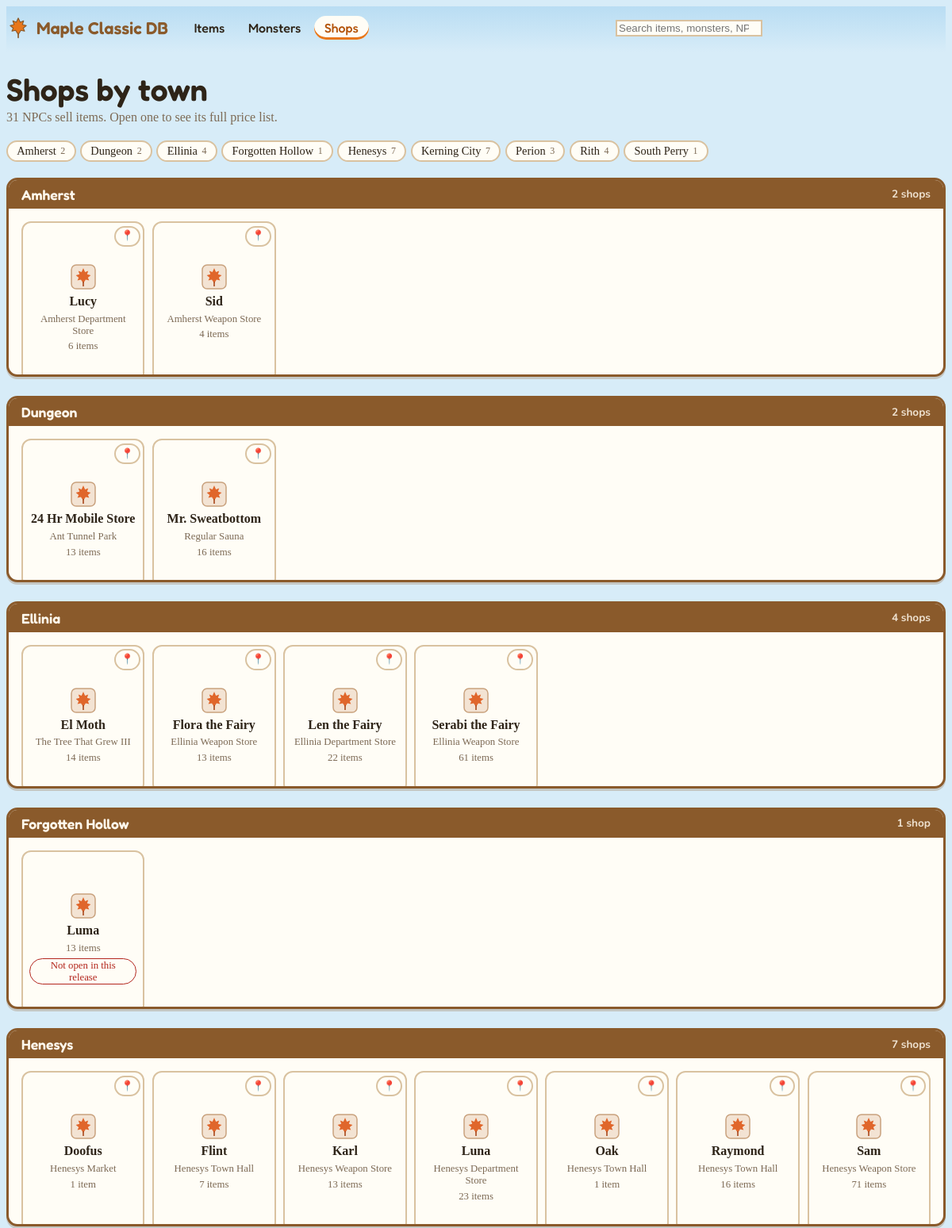
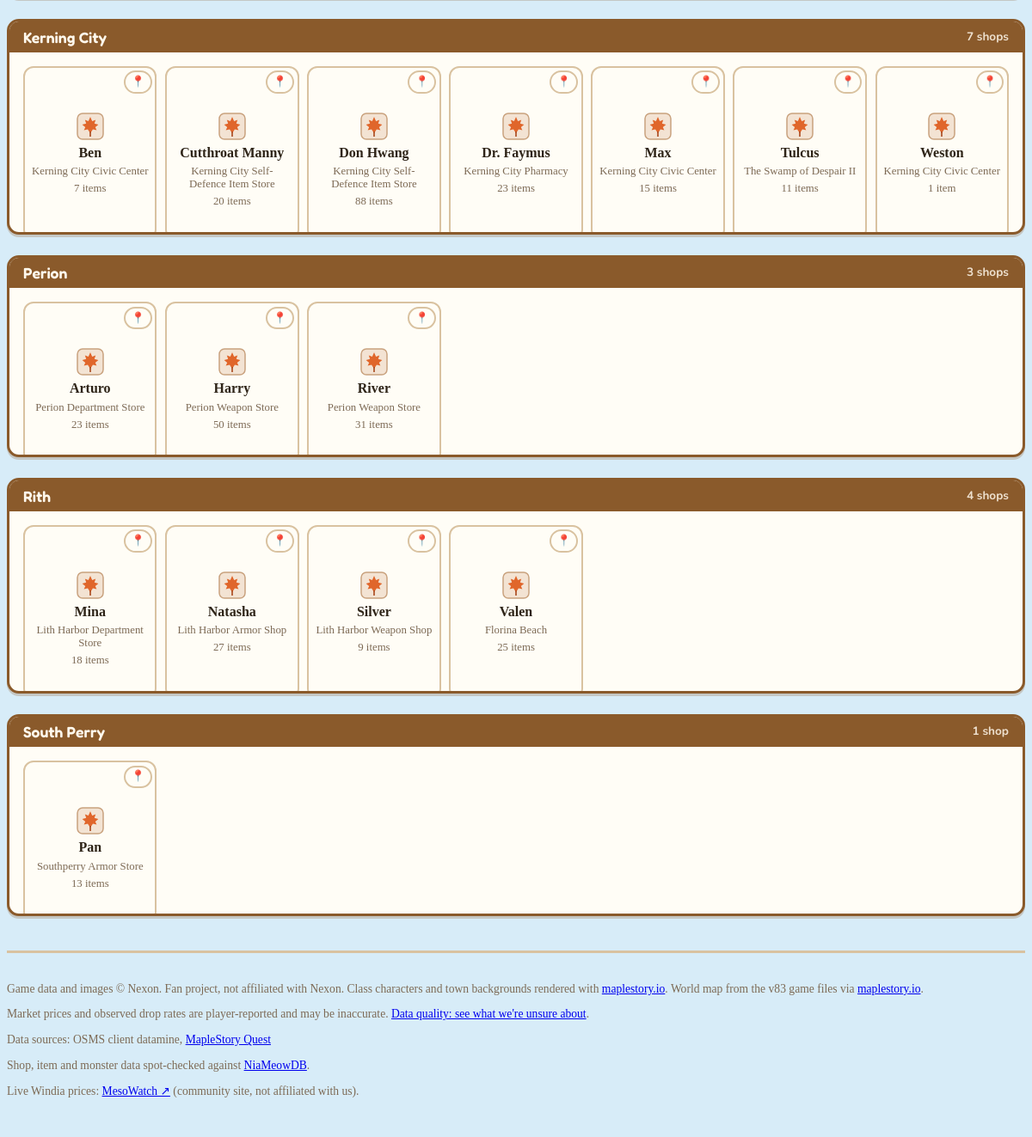
The page /shops on the database its author committed (2 pictures, top to bottom).
### app/models.py (models this page shows)
class Base(DeclarativeBase):
    """Parent class that all tables inherit from."""

class Npc(Base):
    __tablename__ = "npcs"
    id: Mapped[int] = mapped_column(primary_key=True, autoincrement=False)
    name: Mapped[str] = mapped_column(String(200), index=True)
    town: Mapped[Optional[str]] = mapped_column(String(100))
    map_name: Mapped[Optional[str]] = mapped_column(String(200))
    note: Mapped[Optional[str]] = mapped_column(String(200))
    source_id: Mapped[int] = mapped_column(ForeignKey("sources.id"))
    source: Mapped[Source] = relationship()
    shop_items: Mapped[list["ShopItem"]] = relationship(back_populates="npc")
    npc_maps: Mapped[list["NpcMap"]] = relationship(back_populates="npc")  # where it stands

### app/main.py (the view)
@app.get("/shops")
def shops_list(request: Request, db: Session = Depends(get_db)):
    return render(request, "shops.html", page_title="NPC Shops", **browse.shops_by_town(db))

### app/templates/shops.html (shortened to what this page needs)
{% extends "base.html" %}
{% import "partials/macros.html" as m %}
{% block content %}
<div class="page-head">
  <h1>Shops by town</h1>
  <p>{{ m.num(total_shops) }} NPCs sell items. Open one to see its full price list.</p>
</div>
{% if towns | length > 1 %}
  <nav aria-label="Towns">
    <ul class="chips" style="margin-bottom:1.25rem">
      {% for t in towns %}
        <li><a class="chip no-icon" href="#town-{{ loop.index }}">{{ t.town }} <span class="count">{{ t.shop_count }}</span></a></li>
      {% endfor %}
    </ul>
  </nav>
{% endif %}
{% for t in towns %}
  <section class="win town-grid" id="town-{{ loop.index }}" aria-labelledby="town-title-{{ loop.index }}">
    <h2 class="win-title" id="town-title-{{ loop.index }}">{{ t.town }} <span class="count">{{ t.shop_count }} shop{{ '' if t.shop_count == 1 else 's' }}</span></h2>
    <div class="win-body">
      <ul class="card-grid">
        {% for s in t.shops %}
          <li{% if s.npc.world %} class="has-ping"{% endif %}>
            {% if s.npc.world %}{{ m.ping_button("npc=" ~ s.npc.id, s.npc.name, text="") }}{% endif %}
            <a class="card" href="/npcs/{{ s.npc.id }}">
              <span class="sprite-box">{{ m.art("npcs", s.npc.id, s.npc.name) }}</span>
              <span class="name">{{ s.npc.name }}</span>
              {% if s.npc.map_name %}<span class="meta">{{ s.npc.map_name }}</span>{% endif %}
              <span class="meta">{{ s.item_count }} item{{ '' if s.item_count == 1 else 's' }}</span>
              {% if s.npc.note %}<span class="meta notice"><span class="pill pill-warn">{{ s.npc.note }}</span></span>{% endif %}
            </a>
          </li>
        {% endfor %}
      </ul>
    </div>
  </section>
{% else %}
  <div class="empty-state">
    <p class="big">No shop data yet.</p>
    <a class="button-link" href="/items">Browse items instead</a>
  </div>
{% endfor %}
{% endblock %}

### app/templates/base.html (shortened to what this page needs)
{%- set path = request.url.path if request else "/" -%}
<!doctype html>
<html lang="en">
<head>
  <link rel="stylesheet" href="https://cdn.jsdelivr.net/npm/@picocss/pico@2.0.6/css/pico.min.css">
  <link rel="stylesheet" href="{{ url_for('static', path='css/site.css') }}">
</head>
<body>
  <header class="site-header">
    <div class="container bar">
      <a href="/" class="brand">
        Maple Classic DB
      </a>
      <nav aria-label="Main">
        <ul class="main-nav">
          <li><a href="/items" {% if path.startswith('/items') %}aria-current="page"{% endif %}>Items</a></li>
          <li><a href="/monsters" {% if path.startswith('/monsters') %}aria-current="page"{% endif %}>Monsters</a></li>
          <li><a href="/shops" {% if path.startswith('/shops') or path.startswith('/npcs') %}aria-current="page"{% endif %}>Shops</a></li>
        </ul>
      </nav>
      {% block header_search %}
        {% include "partials/search_box.html" %}
      {% endblock %}
    </div>
  </header>
  <main class="container">
    {% block content %}{% endblock %}
  </main>
  <footer class="site-footer">
    <div class="container">
      <p>Game data and images © Nexon. Fan project, not affiliated with Nexon.
        Class characters and town backgrounds rendered with <a href="https://maplestory.io/">maplestory.io</a>.
        World map from the v83 game files via <a href="https://maplestory.io/">maplestory.io</a>.</p>
      <p>Market prices and observed drop rates are player-reported and may be inaccurate.
        <a href="/audit">Data quality: see what we're unsure about</a>.</p>
      <p>Data sources:
        {% if sources %}
          {% for s in sources %}
            {% if s.url %}<a href="{{ s.url }}" target="_blank" rel="noopener">{{ s.name }}</a>{% else %}{{ s.name }}{% endif %}{% if s.last_scraped %} (updated {{ s.last_scraped }}){% endif %}{% if not loop.last %}, {% endif %}
          {% endfor %}
        {% else %}
          OSMS client datamine,
          <a href="https://maplestory.quest/" target="_blank" rel="noopener">MapleStory Quest</a>
        {% endif %}
      </p>
      <p>Shop, item and monster data spot-checked against
        <a href="https://meowdb.com/msclassic/" target="_blank" rel="noopener">NiaMeowDB</a>.</p>
      <p>Live Windia prices:
        <a href="https://meso.watch/" target="_blank" rel="noopener">MesoWatch ↗</a>
        (community site, not affiliated with us).</p>
    </div>
  </footer>
</body>
</html>

### app/templates/partials/macros.html (shortened to what this page needs)
{% macro num(n) -%}
  {%- if n is none or n is undefined -%}<span class="muted">—</span>
  {%- else -%}{{ "{:,}".format(n) }}{%- endif -%}
{%- endmacro %}
{% macro art(kind, id, name, alt="") -%}
  {%- set ext = "webp" if kind == "monsters" else "png" -%}
  <img src="/static/img/{{ kind }}/{{ id }}.{{ ext }}" alt="{{ alt }}" loading="lazy"
       title="{{ name }}" onerror="this.onerror=null;this.src='/static/img/placeholder.svg'">
{%- endmacro %}
{% macro ping_button(query, label, text="Show on map") -%}
  <a class="ping-btn" role="button" href="/api/locate?{{ query }}" data-locate="{{ query }}" data-label="{{ label }}"
     {% if not text %}aria-label="Show {{ label }} on the map" title="Show on map"{% endif %}><span aria-hidden="true">📍</span>{% if text %} {{ text }}{% endif %}</a>
{%- endmacro %}

### app/templates/partials/search_box.html (shortened to what this page needs)
{%- set box_id = box_id or "search-suggestions" -%}
<form class="search-box" action="/search" method="get" role="search">
  <input
    type="search"
    name="q"
    value="{{ q or '' }}"
    placeholder="{{ placeholder or 'Search items, monsters, NPCs' }}"
    aria-label="Search items, monsters and NPCs"
    autocomplete="off"
    hx-get="/api/search"
    hx-trigger="input changed delay:250ms, search"
    hx-target="#{{ box_id }}"
    hx-swap="innerHTML"
  >
</form>

### rows shown on the page
Npc: town "Amherst", shop_count "2", shop_count "s", item_count "6" "4", item_count "s" "s", npc.name "Sid", npc.map_name "Amherst Weapon Store"
Npc: town "Dungeon", shop_count "2", shop_count "s", item_count "13" "16", item_count "s" "s", npc.name "Mr. Sweatbottom", npc.map_name "Regular Sauna"
Npc: town "Ellinia", shop_count "4", shop_count "s", item_count "14" "13" "22" "61", item_count "s" "s" "s" "s", npc.name "Flora the Fairy", npc.map_name "Ellinia Weapon Store"
Npc: town "Forgotten Hollow", shop_count "1", npc.name "Luma", item_count "13", item_count "s", npc.note "Not open in this release"
Npc: town "Henesys", shop_count "7", shop_count "s", npc.name "Doofus", npc.map_name "Henesys Market", item_count "1" "7" "13" "23" "1" "16" "71", item_count "s" "s" "s" "s" "s"
Npc: town "Kerning City", shop_count "7", shop_count "s", item_count "7" "20" "88" "23" "15" "11" "1", item_count "s" "s" "s" "s" "s" "s", npc.name "Cutthroat Manny", npc.map_name "Kerning City Self-Defence Item Store"
Npc: town "Perion", shop_count "3", shop_count "s", item_count "23" "50" "31", item_count "s" "s" "s", npc.name "River", npc.map_name "Perion Weapon Store"
Npc: town "Rith", shop_count "4", shop_count "s", item_count "18" "27" "9" "25", item_count "s" "s" "s" "s", npc.name "Natasha", npc.map_name "Lith Harbor Armor Shop"
Npc: town "South Perry", shop_count "1", npc.name "Pan", npc.map_name "Southperry Armor Store", item_count "13", item_count "s"
Npc: npc.name "Lucy", npc.map_name "Amherst Department Store"
Npc: npc.name "24 Hr Mobile Store", npc.map_name "Ant Tunnel Park"
Npc: npc.name "El Moth", npc.map_name "The Tree That Grew III"
Npc: npc.name "Len the Fairy", npc.map_name "Ellinia Department Store"
Npc: npc.name "Serabi the Fairy", npc.map_name "Ellinia Weapon Store"
Npc: npc.name "Flint", npc.map_name "Henesys Town Hall"
Npc: npc.name "Karl", npc.map_name "Henesys Weapon Store"
Npc: npc.name "Luna", npc.map_name "Henesys Department Store"
Npc: npc.name "Oak", npc.map_name "Henesys Town Hall"
Npc: npc.name "Raymond", npc.map_name "Henesys Town Hall"
Npc: npc.name "Sam", npc.map_name "Henesys Weapon Store"
Npc: npc.name "Ben", npc.map_name "Kerning City Civic Center"
Npc: npc.name "Don Hwang", npc.map_name "Kerning City Self-Defence Item Store"
Npc: npc.name "Dr. Faymus", npc.map_name "Kerning City Pharmacy"
Npc: npc.name "Max", npc.map_name "Kerning City Civic Center"
Npc: npc.name "Tulcus", npc.map_name "The Swamp of Despair II"
Npc: npc.name "Weston", npc.map_name "Kerning City Civic Center"
Npc: npc.name "Arturo", npc.map_name "Perion Department Store"
Npc: npc.name "Harry", npc.map_name "Perion Weapon Store"
Npc: npc.name "Mina", npc.map_name "Lith Harbor Department Store"
Npc: npc.name "Silver", npc.map_name "Lith Harbor Weapon Shop"
Npc: npc.name "Valen", npc.map_name "Florina Beach"

### other values the page prints
{{ "{:,}".format(n) }} "31"
